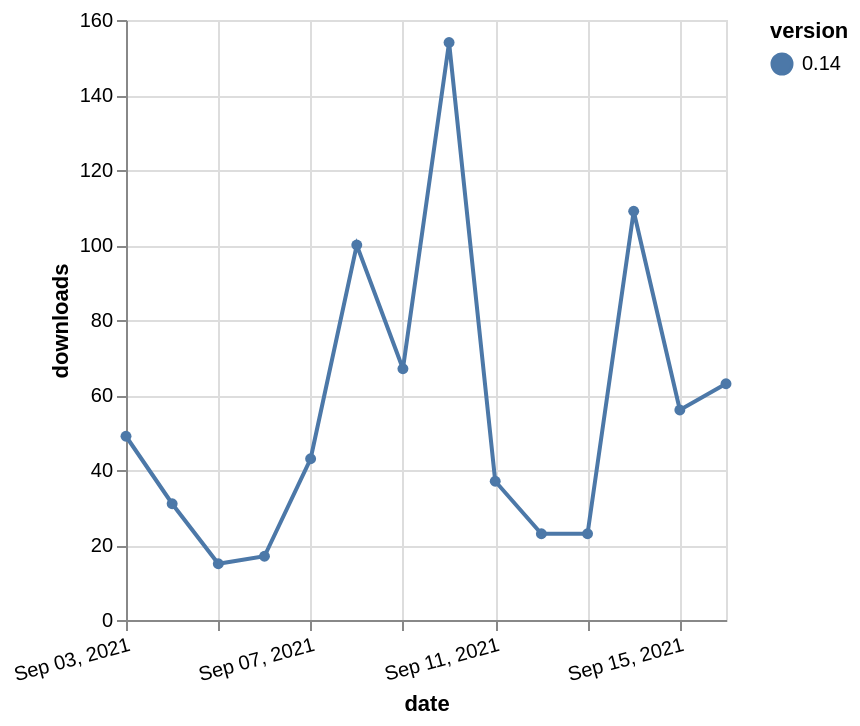

Write a Vega-Lite specification for this figure.
### Vega-Lite specification from a JSON file in a GitHub repository (floating-point values rounded to 4 significant figures)
{"$schema": "https://vega.github.io/schema/vega-lite/v5.json", "description": "A simple bar chart with embedded data.", "data": {"values": [{"date": "2021-09-03", "total": 78596, "delta": 49, "version": "0.14"}, {"date": "2021-09-04", "total": 78627, "delta": 31, "version": "0.14"}, {"date": "2021-09-05", "total": 78642, "delta": 15, "version": "0.14"}, {"date": "2021-09-06", "total": 78659, "delta": 17, "version": "0.14"}, {"date": "2021-09-07", "total": 78702, "delta": 43, "version": "0.14"}, {"date": "2021-09-08", "total": 78802, "delta": 100, "version": "0.14"}, {"date": "2021-09-09", "total": 78869, "delta": 67, "version": "0.14"}, {"date": "2021-09-10", "total": 79023, "delta": 154, "version": "0.14"}, {"date": "2021-09-11", "total": 79060, "delta": 37, "version": "0.14"}, {"date": "2021-09-12", "total": 79083, "delta": 23, "version": "0.14"}, {"date": "2021-09-13", "total": 79106, "delta": 23, "version": "0.14"}, {"date": "2021-09-14", "total": 79215, "delta": 109, "version": "0.14"}, {"date": "2021-09-15", "total": 79271, "delta": 56, "version": "0.14"}, {"date": "2021-09-16", "total": 79334, "delta": 63, "version": "0.14"}]}, "width": "container", "mark": {"type": "line", "point": {"filled": true}}, "encoding": {"x": {"field": "date", "type": "temporal", "timeUnit": "yearmonthdate", "title": "date", "axis": {"labelAngle": -15}}, "y": {"field": "delta", "type": "quantitative", "title": "downloads"}, "color": {"field": "version", "type": "nominal"}, "tooltip": {"field": "delta"}}}
